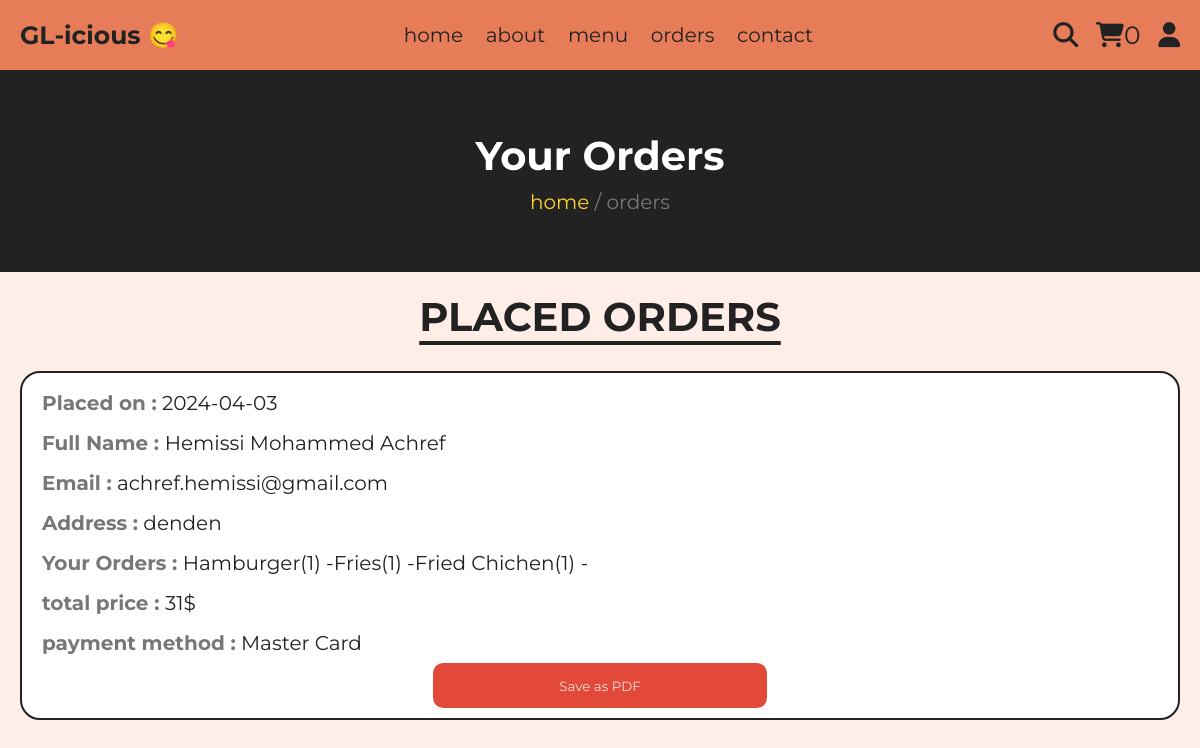
Screenshot of /client/orders.php (signed in) with the database file from the repository.
### tables this page shows
CREATE TABLE `commande` (
  `id` int(11) NOT NULL,
  `id_client` int(11) NOT NULL,
  `date_commande` date DEFAULT NULL,
  `lieu` varchar(100) DEFAULT NULL,
  `etat` int(11) DEFAULT NULL
);

CREATE TABLE `utilisateur` (
  `id` int(11) NOT NULL,
  `nom` varchar(255) DEFAULT NULL,
  `prenom` varchar(255) DEFAULT NULL,
  `email` varchar(255) DEFAULT NULL,
  `pass` varchar(255) DEFAULT NULL,
  `etat` int(1) DEFAULT NULL,
  `is_admin` int(11) DEFAULT NULL,
  `num_tel` int(8) DEFAULT NULL
);

CREATE TABLE `ordproduit` (
  `id_commande` int(11) NOT NULL,
  `id_produit` int(11) NOT NULL,
  `quantite` int(11) DEFAULT NULL
);

CREATE TABLE `produit` (
  `id` int(11) NOT NULL,
  `name` varchar(255) DEFAULT NULL,
  `prix` float DEFAULT NULL,
  `vendu` int(11) DEFAULT NULL,
  `isdrink` int(11) DEFAULT NULL
);

### client/orders.php (the view, shortened to what this page needs)
<?php
$conn = connexionBD::getInstance();
$querycom = "select * from commande where id_client=" . $_SESSION['user_id'] . "";
$stmtcom = $conn->prepare($querycom);
$stmtcom->execute();
$resultcom = $stmtcom->fetchall(PDO::FETCH_ASSOC);
$queryuser = "select * from utilisateur where id = " . $_SESSION['user_id'];
$stmtuser = $conn->prepare($queryuser);
$stmtuser->execute();
$resultuser = $stmtuser->fetch(PDO::FETCH_ASSOC);
?>
<!DOCTYPE html>
<html lang="en">
<head>
  <link rel="stylesheet" href="https://cdnjs.cloudflare.com/ajax/libs/font-awesome/6.1.1/css/all.min.css" />
  <link rel="stylesheet" href="css/style.css" />
</head>
<body>
  <header class="header">
    <section class="flex">
      <a href="home.php" class="logo"><b>GL-icious </b> 😋</a>
      <nav class="navbar">
        <a href="home.php">home</a>
        <a href="about.php">about</a>
        <a href="menu.php">menu</a>
        <a href="orders.php">orders</a>
        <a href="contact.php">contact</a>
      </nav>
      <div class="icons">
        <a href="search.php"><i class="fas fa-search"></i></a>
        <a href="cart.php"><i class="fas fa-shopping-cart"></i><?php echo isset($_SESSION['cart']) ? '(' . count($_SESSION['cart']) . ')' : 0; ?></a>
        <div id="user-btn" class="fas fa-user"></div>
      </div>
    </section>
  </header>
  <div class="heading">
    <h3>your orders</h3>
    <p><a href="home.php">home </a> <span> / orders</span></p>
  </div>
  <section class="orders">
    <h1 class="title">placed orders</h1>
    <div class="box-container">
      <?php
      foreach ($resultcom as $row) :
        $prix = 0;
        $query2 = "select name,prix , quantite from produit , ordproduit
            where id_commande=  " . $row['id'] . " and id_produit=produit.id";
        $stmt2 = $conn->prepare($query2);
        $stmt2->execute();
        $result2 = $stmt2->fetchall(PDO::FETCH_ASSOC);
      ?>
        <div class="orderbox box">
          <p><b>Placed on :</b> <span><?php echo $row['date_commande'] ?></span></p>
          <p><b>Full Name : </b></span><span><?php echo $resultuser['prenom'] ?>&nbsp;</span><span><?php echo $resultuser['nom'] ?></p></b>
          <p><b>Email :</b> <span><?php echo $resultuser['email'] ?></span></p>
          <p><b>Address :</b> <span><?php echo $row['lieu'] ?></span></p>
          <p><b>Your Orders :</b> <span><?php
                                        foreach ($result2 as $row2) {
                                          echo $row2['name'] . '(' . $row2['quantite'] . ') -';
                                          $prix += $row2['prix'] * $row2['quantite'];
                                        }
                                        ?></span></p>
          <p><b>total price : </b><span><?php echo $prix . '$' ?></span></p>
          <p><b>payment method :</b> <span> Master Card</span></p>
          <button class="pdfbutton">Save as PDF</button>
        </div>
      <?php endforeach; ?>
    </div>
  </section>
</body>
</html>

### client/css/style.css (style rules this page uses)
body { background: #ffede7; }
:root { --yellow:#fed330; --red:#e74c3c; --white:#fff; --black:#222; --light-color:#777; --border:.2rem solid var(--black); }
* { font-family: "Montserrat", sans-serif; margin:0; padding:0; box-sizing: border-box; outline: none; border:none; text-decoration: none; transition: .2s linear; }
html { font-size: 62.5%; overflow-x: hidden; scroll-behavior: smooth; scroll-padding-top: 8rem; }
section { max-width: 1200px; margin:0 auto; padding:2rem; }
.title { text-align: center; margin-bottom: 3rem; font-size: 4rem; color:var(--black); text-transform: uppercase; text-decoration: underline; text-underline-offset: 1rem; }
.heading { background-color:var(--black); text-align: center; display: flex; align-items: center; justify-content: center; gap: 1rem;; flex-flow: column; min-height: 20rem; }
.heading h3 { font-size: 4rem; color:var(--white); text-transform: capitalize; }
.heading p a { font-size: 2rem; color:var(--yellow); }
.heading p span { font-size: 2rem; color:var(--light-color); }
.header { position: sticky; top:0; left:0; right: 0; z-index: 1000; border-bottom: var(--border); background-color: #e67c58; }
.header .flex { display: flex; align-items: center; justify-content: space-between; position: relative; }
.header .flex .logo { font-size: 2.5rem; color:var(--black); }
.header .flex .navbar a { margin:0 1rem; font-size: 2rem; color:var(--black); }
.header .flex .icons > * { font-size: 2.5rem; color:var(--black); margin-left: 1.5rem; cursor: pointer; }
.orders .box-container { display: grid; grid-template-columns: repeat(auto-fit, minmax(30rem, 1fr)); gap:1.5rem; align-items: flex-start; }
.orders .box-container .box { border:var(--border); padding:1rem 2rem; border-radius: 20px; background: #fff; }
.orders .box-container .box p { font-size: 2rem; color:var(--light-color); line-height: 2; }
.orders .box-container .box p span { color:var(--black); }
.pdfbutton { width: 30%; height: 45px; margin-left: 35%; background-color: #e24938; border-radius: 10px; color:#f8e1da }

### rows the page displays
commande: date_commande "2024-04-03", id_client.prenom "Hemissi", id_client.nom "Mohammed Achref", id_client.email "achref.hemissi@gmail.com", lieu "denden", prix "31"
ordproduit: id_produit.name "Hamburger", quantite "1"
ordproduit: id_produit.name "Fries", quantite "1"
ordproduit: id_produit.name "Fried Chichen", quantite "1"
